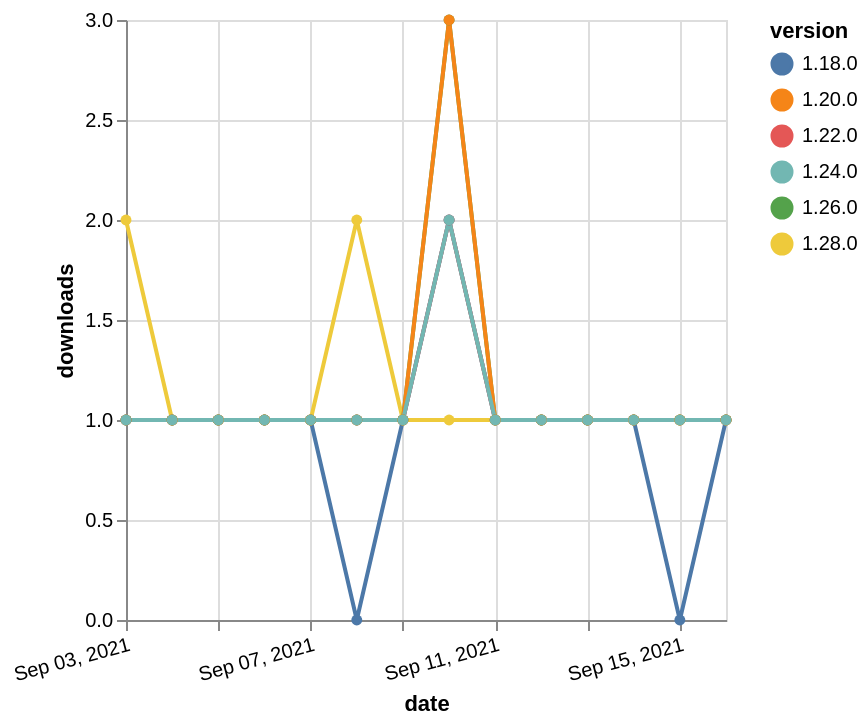

Describe this chart as a Vega-Lite specification.
### Vega-Lite specification from a JSON file in a GitHub repository (floating-point values rounded to 4 significant figures)
{"$schema": "https://vega.github.io/schema/vega-lite/v5.json", "description": "A simple bar chart with embedded data.", "data": {"values": [{"date": "2021-09-03", "total": 244, "delta": 1, "version": "1.18.0"}, {"date": "2021-09-04", "total": 245, "delta": 1, "version": "1.18.0"}, {"date": "2021-09-05", "total": 246, "delta": 1, "version": "1.18.0"}, {"date": "2021-09-06", "total": 247, "delta": 1, "version": "1.18.0"}, {"date": "2021-09-07", "total": 248, "delta": 1, "version": "1.18.0"}, {"date": "2021-09-08", "total": 248, "delta": 0, "version": "1.18.0"}, {"date": "2021-09-09", "total": 249, "delta": 1, "version": "1.18.0"}, {"date": "2021-09-10", "total": 251, "delta": 2, "version": "1.18.0"}, {"date": "2021-09-11", "total": 252, "delta": 1, "version": "1.18.0"}, {"date": "2021-09-12", "total": 253, "delta": 1, "version": "1.18.0"}, {"date": "2021-09-13", "total": 254, "delta": 1, "version": "1.18.0"}, {"date": "2021-09-14", "total": 255, "delta": 1, "version": "1.18.0"}, {"date": "2021-09-15", "total": 255, "delta": 0, "version": "1.18.0"}, {"date": "2021-09-16", "total": 256, "delta": 1, "version": "1.18.0"}, {"date": "2021-09-03", "total": 179, "delta": 1, "version": "1.22.0"}, {"date": "2021-09-04", "total": 180, "delta": 1, "version": "1.22.0"}, {"date": "2021-09-05", "total": 181, "delta": 1, "version": "1.22.0"}, {"date": "2021-09-06", "total": 182, "delta": 1, "version": "1.22.0"}, {"date": "2021-09-07", "total": 183, "delta": 1, "version": "1.22.0"}, {"date": "2021-09-08", "total": 184, "delta": 1, "version": "1.22.0"}, {"date": "2021-09-09", "total": 185, "delta": 1, "version": "1.22.0"}, {"date": "2021-09-10", "total": 187, "delta": 2, "version": "1.22.0"}, {"date": "2021-09-11", "total": 188, "delta": 1, "version": "1.22.0"}, {"date": "2021-09-12", "total": 189, "delta": 1, "version": "1.22.0"}, {"date": "2021-09-13", "total": 190, "delta": 1, "version": "1.22.0"}, {"date": "2021-09-14", "total": 191, "delta": 1, "version": "1.22.0"}, {"date": "2021-09-15", "total": 192, "delta": 1, "version": "1.22.0"}, {"date": "2021-09-16", "total": 193, "delta": 1, "version": "1.22.0"}, {"date": "2021-09-03", "total": 112, "delta": 2, "version": "1.28.0"}, {"date": "2021-09-04", "total": 113, "delta": 1, "version": "1.28.0"}, {"date": "2021-09-05", "total": 114, "delta": 1, "version": "1.28.0"}, {"date": "2021-09-06", "total": 115, "delta": 1, "version": "1.28.0"}, {"date": "2021-09-07", "total": 116, "delta": 1, "version": "1.28.0"}, {"date": "2021-09-08", "total": 118, "delta": 2, "version": "1.28.0"}, {"date": "2021-09-09", "total": 119, "delta": 1, "version": "1.28.0"}, {"date": "2021-09-10", "total": 120, "delta": 1, "version": "1.28.0"}, {"date": "2021-09-11", "total": 121, "delta": 1, "version": "1.28.0"}, {"date": "2021-09-12", "total": 122, "delta": 1, "version": "1.28.0"}, {"date": "2021-09-13", "total": 123, "delta": 1, "version": "1.28.0"}, {"date": "2021-09-14", "total": 124, "delta": 1, "version": "1.28.0"}, {"date": "2021-09-15", "total": 125, "delta": 1, "version": "1.28.0"}, {"date": "2021-09-16", "total": 126, "delta": 1, "version": "1.28.0"}, {"date": "2021-09-03", "total": 168, "delta": 1, "version": "1.26.0"}, {"date": "2021-09-04", "total": 169, "delta": 1, "version": "1.26.0"}, {"date": "2021-09-05", "total": 170, "delta": 1, "version": "1.26.0"}, {"date": "2021-09-06", "total": 171, "delta": 1, "version": "1.26.0"}, {"date": "2021-09-07", "total": 172, "delta": 1, "version": "1.26.0"}, {"date": "2021-09-08", "total": 173, "delta": 1, "version": "1.26.0"}, {"date": "2021-09-09", "total": 174, "delta": 1, "version": "1.26.0"}, {"date": "2021-09-10", "total": 177, "delta": 3, "version": "1.26.0"}, {"date": "2021-09-11", "total": 178, "delta": 1, "version": "1.26.0"}, {"date": "2021-09-12", "total": 179, "delta": 1, "version": "1.26.0"}, {"date": "2021-09-13", "total": 180, "delta": 1, "version": "1.26.0"}, {"date": "2021-09-14", "total": 181, "delta": 1, "version": "1.26.0"}, {"date": "2021-09-15", "total": 182, "delta": 1, "version": "1.26.0"}, {"date": "2021-09-16", "total": 183, "delta": 1, "version": "1.26.0"}, {"date": "2021-09-03", "total": 341, "delta": 1, "version": "1.20.0"}, {"date": "2021-09-04", "total": 342, "delta": 1, "version": "1.20.0"}, {"date": "2021-09-05", "total": 343, "delta": 1, "version": "1.20.0"}, {"date": "2021-09-06", "total": 344, "delta": 1, "version": "1.20.0"}, {"date": "2021-09-07", "total": 345, "delta": 1, "version": "1.20.0"}, {"date": "2021-09-08", "total": 346, "delta": 1, "version": "1.20.0"}, {"date": "2021-09-09", "total": 347, "delta": 1, "version": "1.20.0"}, {"date": "2021-09-10", "total": 350, "delta": 3, "version": "1.20.0"}, {"date": "2021-09-11", "total": 351, "delta": 1, "version": "1.20.0"}, {"date": "2021-09-12", "total": 352, "delta": 1, "version": "1.20.0"}, {"date": "2021-09-13", "total": 353, "delta": 1, "version": "1.20.0"}, {"date": "2021-09-14", "total": 354, "delta": 1, "version": "1.20.0"}, {"date": "2021-09-15", "total": 355, "delta": 1, "version": "1.20.0"}, {"date": "2021-09-16", "total": 356, "delta": 1, "version": "1.20.0"}, {"date": "2021-09-03", "total": 155, "delta": 1, "version": "1.24.0"}, {"date": "2021-09-04", "total": 156, "delta": 1, "version": "1.24.0"}, {"date": "2021-09-05", "total": 157, "delta": 1, "version": "1.24.0"}, {"date": "2021-09-06", "total": 158, "delta": 1, "version": "1.24.0"}, {"date": "2021-09-07", "total": 159, "delta": 1, "version": "1.24.0"}, {"date": "2021-09-08", "total": 160, "delta": 1, "version": "1.24.0"}, {"date": "2021-09-09", "total": 161, "delta": 1, "version": "1.24.0"}, {"date": "2021-09-10", "total": 163, "delta": 2, "version": "1.24.0"}, {"date": "2021-09-11", "total": 164, "delta": 1, "version": "1.24.0"}, {"date": "2021-09-12", "total": 165, "delta": 1, "version": "1.24.0"}, {"date": "2021-09-13", "total": 166, "delta": 1, "version": "1.24.0"}, {"date": "2021-09-14", "total": 167, "delta": 1, "version": "1.24.0"}, {"date": "2021-09-15", "total": 168, "delta": 1, "version": "1.24.0"}, {"date": "2021-09-16", "total": 169, "delta": 1, "version": "1.24.0"}]}, "width": "container", "mark": {"type": "line", "point": {"filled": true}}, "encoding": {"x": {"field": "date", "type": "temporal", "timeUnit": "yearmonthdate", "title": "date", "axis": {"labelAngle": -15}}, "y": {"field": "delta", "type": "quantitative", "title": "downloads"}, "color": {"field": "version", "type": "nominal"}, "tooltip": {"field": "delta"}}}
